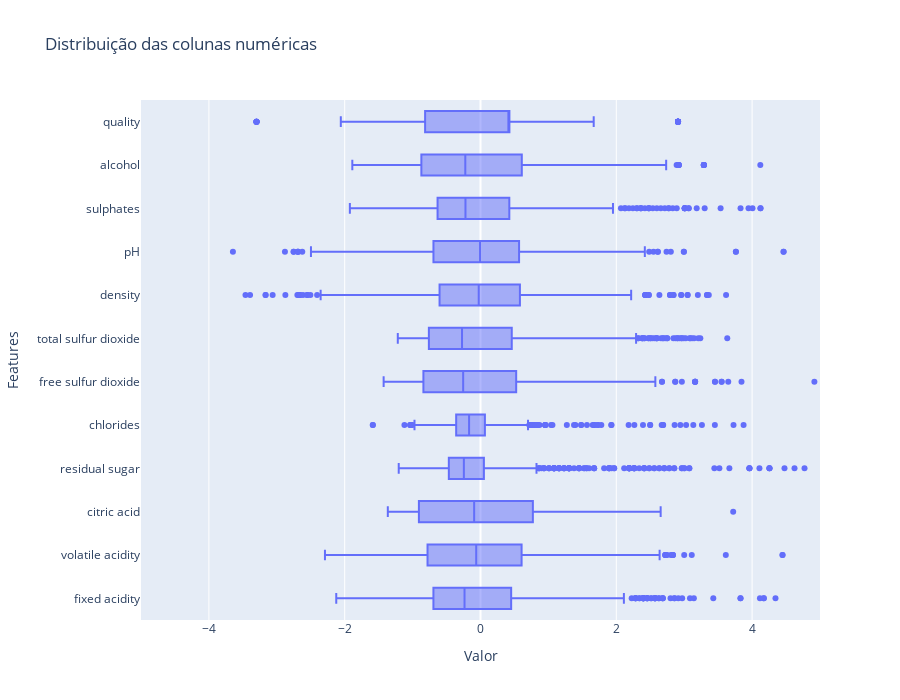

This figure's notebook cell:
### Code cell
from sklearn.preprocessing import MinMaxScaler, StandardScaler
import plotly.express as px

numerical_df = df.select_dtypes(include=['int64', 'float64'])

# Perform Min-Max Scaling
standard_scaler = StandardScaler()
scaled_numerical_df_standard = standard_scaler.fit_transform(numerical_df)


scaled_numerical_df_standard = pd.DataFrame(scaled_numerical_df_standard, columns=numerical_df.columns)
# Create the horizontal box plot using Plotly Express
fig = px.box(scaled_numerical_df_standard, 
             orientation='h',
             title='Distribuição das colunas numéricas',
             labels={'variable': 'Features', 'value': 'Valor'})

# Show the plot

max_value_xaxis = 5  # Set the maximum value as per your requirement
fig.update_xaxes(range=[-max_value_xaxis, max_value_xaxis])
fig.update_layout(width=900, height=700)
fig.show()

### Figure 1 — Plotly figure (JSON) as saved in the notebook; plotly's stock layout.template omitted (floating-point values rounded to 4 significant figures; data arrays with more than 128 entries replaced by an {"elided": "..."} marker saying what was removed)
{"data": [{"alignmentgroup": "True", "hovertemplate": "Valor=%{x}<br>Features=%{y}<extra></extra>", "legendgroup": "", "marker": {"color": "#636efa"}, "name": "", "notched": false, "offsetgroup": "", "orientation": "h", "showlegend": false, "type": "box", "x": {"elided": "13716 float values"}, "x0": " ", "xaxis": "x", "y": {"elided": "13716 str values"}, "y0": " ", "yaxis": "y"}], "layout": {"boxmode": "group", "height": 700, "legend": {"tracegroupgap": 0}, "title": {"text": "Distribuição das colunas numéricas"}, "width": 900, "xaxis": {"anchor": "y", "domain": [0, 1], "range": [-5, 5], "title": {"text": "Valor"}}, "yaxis": {"anchor": "x", "domain": [0, 1], "title": {"text": "Features"}}}}
